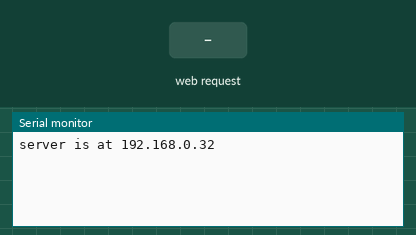
This sketch was run on a simulated Arduino Uno, built with avr-gcc and run on an emulated ATmega328P. Shown: the last lines printed to the serial monitor. Inputs (shaded band) come from the test bench. WiFi joins after 1.5 s; servers stay silent unless stated.

Above: at 1.2 s.
1.3 s: HTTP request GET /1 received
At 2.0 s:
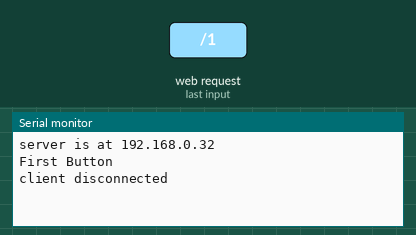
2.8 s: HTTP request GET /2 received
At 3.2 s:
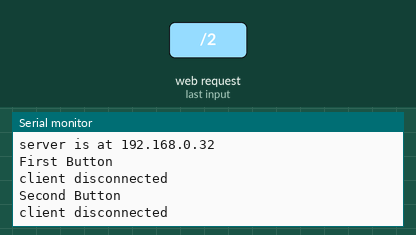
4.3 s: HTTP request GET /3 received
At 5.5 s:
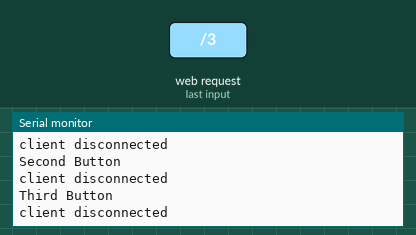

Measured:
- after the input at 1.3 s, the serial monitor: prints a new line at once (image 1)
- after the input at 2.8 s, the serial monitor: prints a new line at once (image 2)
- after the input at 4.3 s, the serial monitor: prints a new line at once (image 3)

The sketch:

js_webserver.ino
```cpp
/*
  Web Server
  to accept http get requests from javascript

 created 18 Dec 2009
 by David A. Mellis
 modified 9 Apr 2012
 by Tom Igoe
 modified 02 Sept 2015
 by Arturo Guadalupi

 modified 26 Mar 2022
 by Cecilia Delcamp
 for use in Psyche Remote Exhibit

 */

#include <SPI.h>
#include <Ethernet.h>

// Enter a MAC address and IP address for your controller below.
// The IP address will be dependent on your local network:
byte mac[] = { 0xA9, 0xB9, 0xC9, 0xD9, 0xE9, 0xF9 };
IPAddress ip(192, 168, 0, 32);
EthernetServer server(8224); // initialize with port 8224

void setup() {
  // Open serial communications and wait for port to open:
  Serial.begin(9600);
  // start the Ethernet connection and the server:
  Ethernet.begin(mac, ip);

  if (Ethernet.linkStatus() == LinkOFF) {
    Serial.println("Ethernet cable is not connected.");
  }

  // start the server
  server.begin();
  Serial.print("server is at ");
  Serial.println(Ethernet.localIP());
}

void loop() {
  // listen for incoming clients
  EthernetClient client = server.available();
  if (client) {
    // an http request ends with a blank line
    boolean currentLineIsBlank = true;

    String request = "";

    while (client.connected()) {
      if (client.available()) {
        char c = client.read();
        request = request + c;

        // if you've gotten to the end of the line (received a newline
        // character) and the line is blank, the http request has ended,
        // so you can send a reply

        if (c == '\n' && currentLineIsBlank) {
          // send a standard http response header
          client.println("HTTP/1.1 200 OK");
          client.println("Content-Type: text/html");
          client.println("Connection: close");  // the connection will be closed after completion of the response
          client.println();
          client.println("<!DOCTYPE HTML>");
          client.println("<html>");
          client.println("</html>");
          break;
        }
        if (c == '\n') {
          // you're starting a new line
          currentLineIsBlank = true;
        } else if (c != '\r') {
          // you've gotten a character on the current line
          currentLineIsBlank = false;
        }
      }
    }


    // check what has been pressed
    if ( request.startsWith("GET /1 HTTP/1.1") ) {
      Serial.print("First Button");
    }
    if ( request.startsWith("GET /2 HTTP/1.1") ) {
      Serial.print("Second Button");
    }
    if ( request.startsWith("GET /3 HTTP/1.1") ) {
      Serial.print("Third Button");
    }

    // give the web browser time to receive the data
    delay(1);

    // close the connection:
    client.stop();
    Serial.println("\nclient disconnected");
  }
}
```
